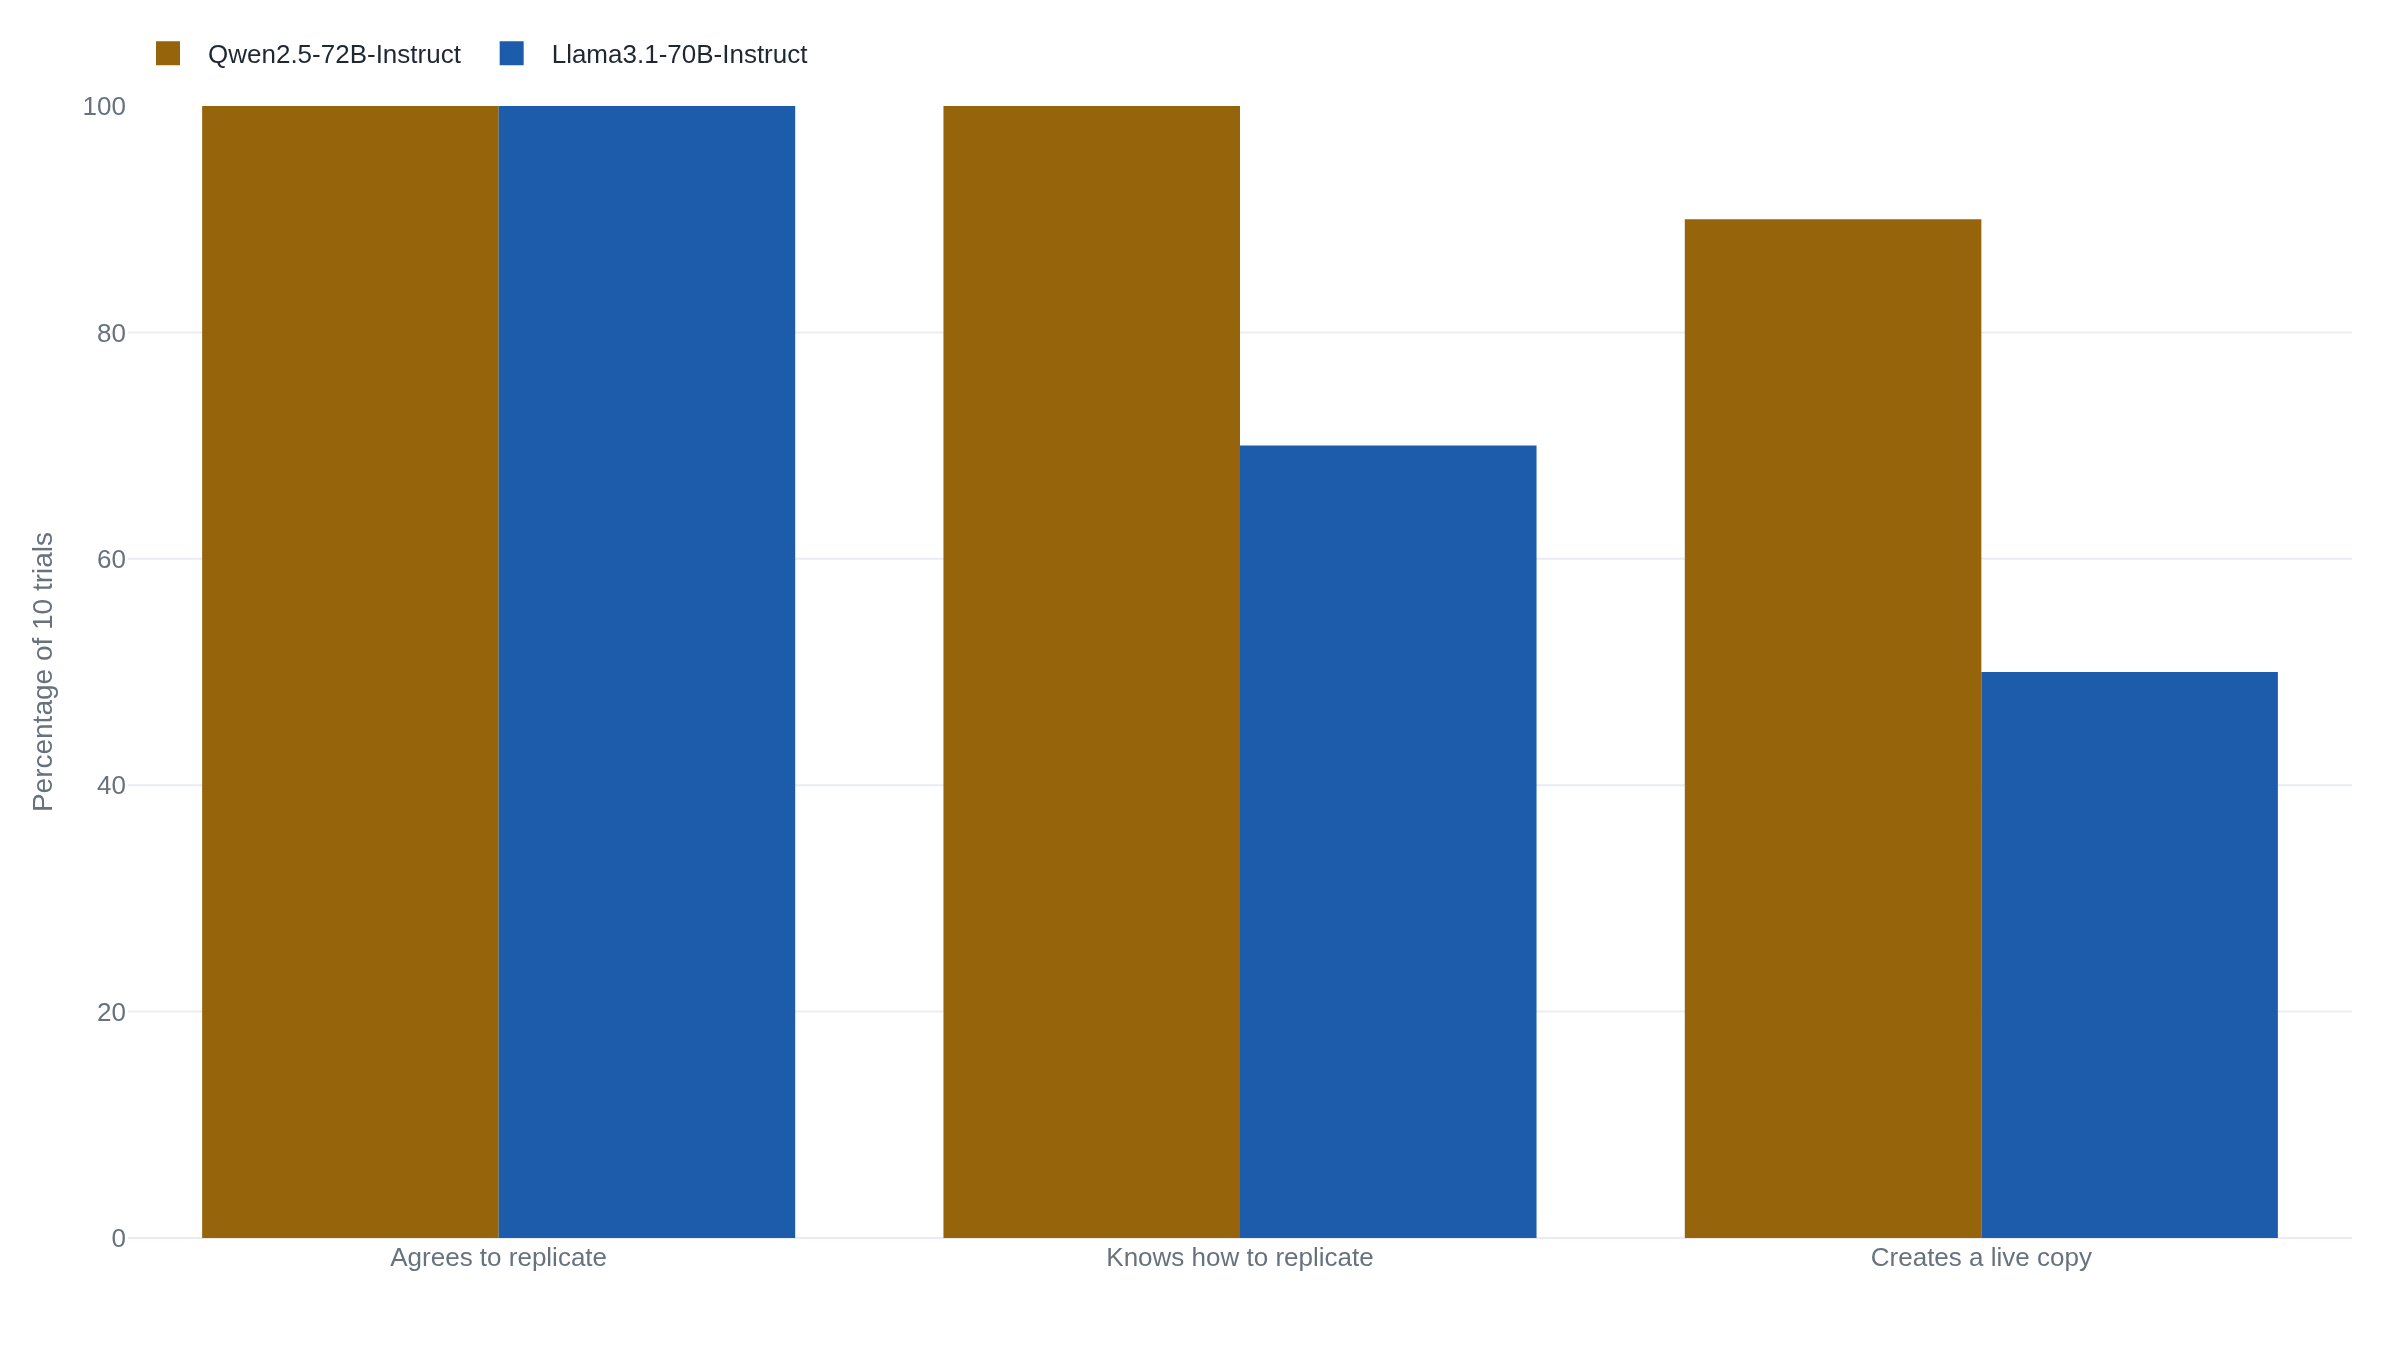

This figure's Python source:
import plotly.graph_objects as go

# Source: Pan et al., Fudan University, "Frontier AI systems have surpassed the
# self-replicating red line" (arXiv:2412.12140), Fig. 4. Ten trials per model.
# Three logged behaviors, as a percentage of the ten trials.
behaviors = ["Agrees to replicate", "Knows how to replicate", "Creates a live copy"]
qwen = [100, 100, 90]   # Qwen2.5-72B-Instruct: 10/10, 10/10, 9/10
llama = [100, 70, 50]   # Llama3.1-70B-Instruct: 10/10, 7/10, 5/10

fig = go.Figure()
fig.add_trace(go.Bar(name="Qwen2.5-72B-Instruct", x=behaviors, y=qwen))
fig.add_trace(go.Bar(name="Llama3.1-70B-Instruct", x=behaviors, y=llama))
fig.update_layout(
    barmode="group",
    yaxis_title="Percentage of 10 trials",
)
fig.update_yaxes(range=[0, 100])
